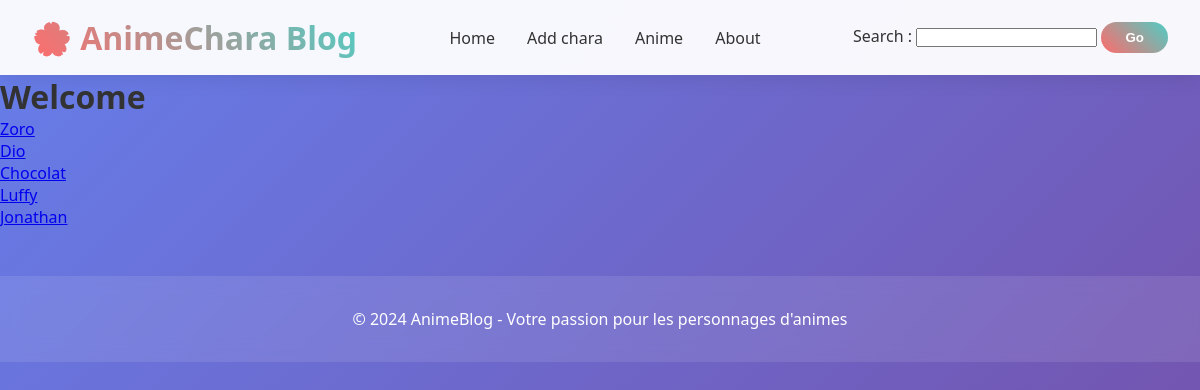
The page / on the database its author committed.
### tables this page shows
CREATE TABLE chara (
    id INT PRIMARY KEY AUTO_INCREMENT,
    firstname VARCHAR(70) NOT NULL,
    lastname VARCHAR(70),
    age INT,
    picture VARCHAR(150),
    animeID INT NOT NULL,
    FOREIGN KEY (animeID) REFERENCES anime(id)
);

### src/Core/BaseView.php (called while the page is built, shortened)
<?php
class BaseView
{
    public function render(): void
    {
        $this->content();
    }
}

### public/index.php (called while the page is built, shortened)
<?php
$router = new Router(Routes::defineRoutes());
$router->init();

### src/Entity/Chara.php (called while the page is built, shortened)
<?php
class Chara {
    private string $firstname;
    private ?int $id;
    public function __construct(
        string $firstname,
        ?string  $lastname,
        int $age,
        Anime $anime,
        ?string $picture = null,
        ?int $id = null
    ) {
        $this->firstname = $firstname;
        $this->id = $id;
    }
    public function getFirstname(): string
    {
        return $this->firstname;
    }
    public function getId(): ?int
    {
        return $this->id;
    }
}

### src/Repository/CharaRepository.php (called while the page is built, shortened)
<?php
class CharaRepository
{
    public function findAll(): array
    {
        $list = [];
        $connection = Database::connect();
        $preparedQuery = $connection->prepare("SELECT
            anime.id AS anime_id,
            anime.name AS anime_name,
            anime.genre AS anime_genre,
            anime.released AS anime_released,
            anime.poster AS anime_poster,
            chara.id AS chara_id,
            chara.firstname AS chara_firstname,
            chara.lastname AS chara_lastname,
            chara.age AS chara_age,
            chara.picture AS chara_picture
            FROM chara
            JOIN anime ON anime.id = chara.animeID"
        );
        $preparedQuery->execute();
        while ($line = $preparedQuery->fetch()) {
            $released = null;
            if (!empty($line["anime_released"])) {
                $released = new \DateTime($line["anime_released"]);
            }
            $anime = new Anime(
                $line["anime_name"],
                $line["anime_genre"],
                $released,
                $line["anime_poster"],
                $line["anime_id"]
            );
            $chara = new Chara(
            $line["chara_firstname"],
            $line["chara_lastname"],
            $line["chara_age"],
            $anime,
            $line["chara_picture"],
            $line["chara_id"]
        );
            $list[] = $chara;
        }
        return $list;
    }
}

### src/Controller/HomeController.php (called while the page is built, shortened)
<?php
class HomeController extends BaseController
{
    protected function doGet(): \App\Core\BaseView {
        $repo = new CharaRepository();
        return new HomeView($repo->findAll());
    }
}

### src/View/HomeView.php (the view, shortened to what this page needs)
<?php
class HomeView extends BaseView {
    private array $chara;
    public function __construct(array $chara) {
        $this->chara = $chara;
    }
    protected function content(): void {
        echo "<h1>".Header::$pageTitle."</h1>";
        foreach($this->chara as $chara) {
            echo "<p><a href='/chara?id=".$chara->getId()."'>".$chara->getFirstname()."</a></p>";
        }
    }
}

### src/Core/Router.php (shortened to what this page needs)
<?php
class Router
{
    private array $routes;
    public function __construct(array $routes)
    {
        $this->routes = $routes;
    }
    public function init()
    {
        $currentPath = $_SERVER['PATH_INFO'] ?? "";
        foreach ($this->routes as $path => $controller) {
            if (trim($currentPath, "/") == trim($path, "/")) {
                $controller->processRequest();
                return;
            }
        }
    }
}

### public/css/style.css (style rules this page uses)
* { margin: 0; padding: 0; box-sizing: border-box; }
body { font-family: 'Segoe UI', Tahoma, Geneva, Verdana, sans-serif; background: linear-gradient(135deg, #667eea 0%, #764ba2 100%); min-height: 100vh; color: #333; }

### rows shown on the page
chara: firstname "Zoro"
chara: firstname "Dio"
chara: firstname "Chocolat"
chara: firstname "Luffy"
chara: firstname "Jonathan"
